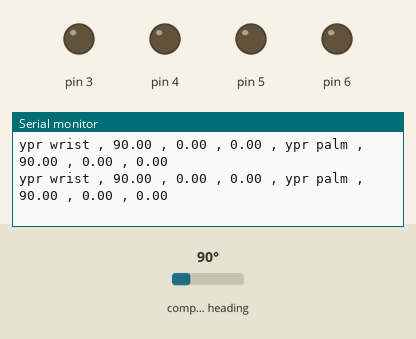
This sketch was run on a simulated Arduino Uno, built with avr-gcc and run on an emulated ATmega328P. Parts: output pins drawn as LEDs (lit = HIGH), the last lines printed to the serial monitor. The test bench sets the inputs (shaded band); at power-on: compass heading 90°. No radio packets arrive unless stated; pins used as bus, display or sensor lines are not drawn.

Above: at 2.2 s.
2.3 s: compass heading set to 7°
At 3.3 s:
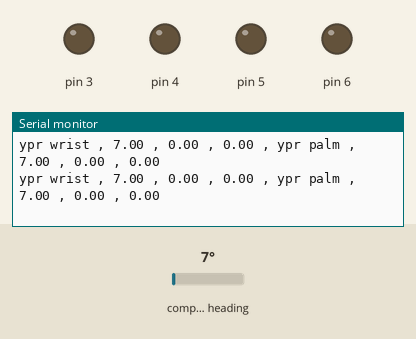
5.3 s: compass heading set to 90°
At 6.3 s:
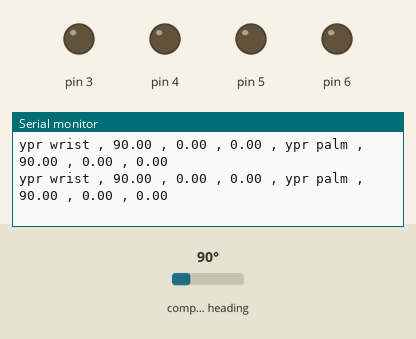

The sketch:

palm_module.ino
```cpp
//Libraries required for BNO055 Sensor and calculations
#include <Wire.h>
#include <Adafruit_Sensor.h>
#include <Adafruit_BNO055.h>
#include <utility/imumaths.h>
#include <math.h>

//Libraries required for RF Module
#include <RF24Network.h>
#include <RF24.h>
#include <SPI.h>

//For BNO055 x 2
Adafruit_BNO055 myIMU = Adafruit_BNO055(55,0x28);
Adafruit_BNO055 myIMU2 = Adafruit_BNO055(56,0x29);

//radio setup
RF24 radio(9, 10);               // CE=D9 ,CSN=D10
RF24Network network(radio);      // Adding radio module to the network
const uint16_t this_node = 01;   // Giving address to this node
const uint16_t node00 = 00;      // Address of main node

//Defining variables
int t = 10; //delay time
float q0=0,q1=0,q2=0,q3=0,sinp;//for quaternions
struct palm_data {
  float y1,p1,r1,y2,p2,r2;
 };
palm_data palmdata;

void setup() {
  //Setting up for analog mux channel select
  pinMode(3, OUTPUT);
  pinMode(4, OUTPUT);
  pinMode(5, OUTPUT);
  pinMode(6, OUTPUT);

  Serial.begin(115200);

  //RF module setup
  SPI.begin();
  radio.begin();
  network.begin(90, this_node);  //(channel=90, node address=this_node)
  radio.setDataRate(RF24_2MBPS);

  myIMU.begin();
  delay(500);
  myIMU.setExtCrystalUse(true);

  myIMU2.begin();
  delay(500);
  myIMU2.setExtCrystalUse(true);

}
void loop() {
  network.update();
  RF24NetworkHeader header(node00);     // (Address where the data is going)

  //Getting sensor data
  //-----------------------------------------------------------------------------

  imu::Quaternion quat=myIMU.getQuat();
  q0 = quat.w();
  q1 = quat.x();
  q2 = quat.y();
  q3 = quat.z();

    palmdata.y1 = -(atan2(2*(q0*q3+q1*q2),1-2*(q2*q2+q3*q3)))*180/PI;
    sinp = 2*(q0*q2-q3*q1);//To avoid singularity problem
  if (abs(sinp) >=1){
    palmdata.p1 = copysign(PI / 2, sinp)*180/PI;
  }
  if (abs(sinp) <1){
    palmdata.p1 = (asin(2*(q0*q2-q3*q1)))*180/PI;
  }
    palmdata.r1 = -(atan2(2*(q0*q1+q2*q3),1-2*(q1*q1+q2*q2)))*180/PI;

  imu::Quaternion quat2=myIMU2.getQuat();
  q0 = quat2.w();
  q1 = quat2.x();
  q2 = quat2.y();
  q3 = quat2.z();

    palmdata.y2 = -(atan2(2*(q0*q3+q1*q2),1-2*(q2*q2+q3*q3)))*180/PI;
    sinp = 2*(q0*q2-q3*q1);//To avoid singularity problem
  if (abs(sinp) >=1){
    palmdata.p2 = copysign(PI / 2, sinp)*180/PI;
  }
  if (abs(sinp) <1) {
    palmdata.p2 = (asin(2*(q0*q2-q3*q1)))*180/PI;
  }
    palmdata.r2 = -(atan2(2*(q0*q1+q2*q3),1-2*(q1*q1+q2*q2)))*180/PI;

    Serial.print("ypr wrist");
    Serial.print(" , ");
    Serial.print(palmdata.y1);
    Serial.print(" , ");
    Serial.print(palmdata.p1);
    Serial.print(" , ");
    Serial.print(palmdata.r1);
    Serial.print(" , ");
    Serial.print("ypr palm");
    Serial.print(" , ");
    Serial.print(palmdata.y2);
    Serial.print(" , ");
    Serial.print(palmdata.p2);
    Serial.print(" , ");
    Serial.print(palmdata.r2);
    Serial.println(" ");

  //-----------------------------------------------------------------------------
  //Sending data through network
  bool ok = network.write(header, &palmdata, sizeof(palm_data));
}


//custom function to select MUX channel------------------------------------------
void select_channel(int i){
  if (i==0){ // for channel 0
    digitalWrite(6, LOW);
    digitalWrite(5, LOW);
    digitalWrite(4, LOW);
    digitalWrite(3, LOW);
    //Serial.println("channel 0");
  }
  if (i==1){ // for channel 1
    digitalWrite(6, LOW);
    digitalWrite(5, LOW);
    digitalWrite(4, LOW);
    digitalWrite(3, HIGH);
    //Serial.println("channel 1");
  }
  if (i==2){ // for channel 2
    digitalWrite(6, LOW);
    digitalWrite(5, LOW);
    digitalWrite(4, HIGH);
    digitalWrite(3, LOW);
    //Serial.println("channel 2");
  }
  if (i==3){ // for channel 3
    digitalWrite(6, LOW);
    digitalWrite(5, LOW);
    digitalWrite(4, HIGH);
    digitalWrite(3, HIGH);
    //Serial.println("channel 3");
  }
  if (i==4){ // for channel 4
    digitalWrite(6, LOW);
    digitalWrite(5, HIGH);
    digitalWrite(4, LOW);
    digitalWrite(3, LOW);
    //Serial.println("channel 4");
  }
  if (i==5){ // for channel 5
    digitalWrite(6, LOW);
    digitalWrite(5, HIGH);
    digitalWrite(4, LOW);
    digitalWrite(3, HIGH);
    //Serial.println("channel 5");
  }
  if (i==6){ // for channel 6
    digitalWrite(6, LOW);
    digitalWrite(5, HIGH);
    digitalWrite(4, HIGH);
    digitalWrite(3, LOW);
    //Serial.println("channel 6");
  }

}
```

Measured:
- after the input at 2.3 s, the serial monitor: prints a new line at once (image 1)
